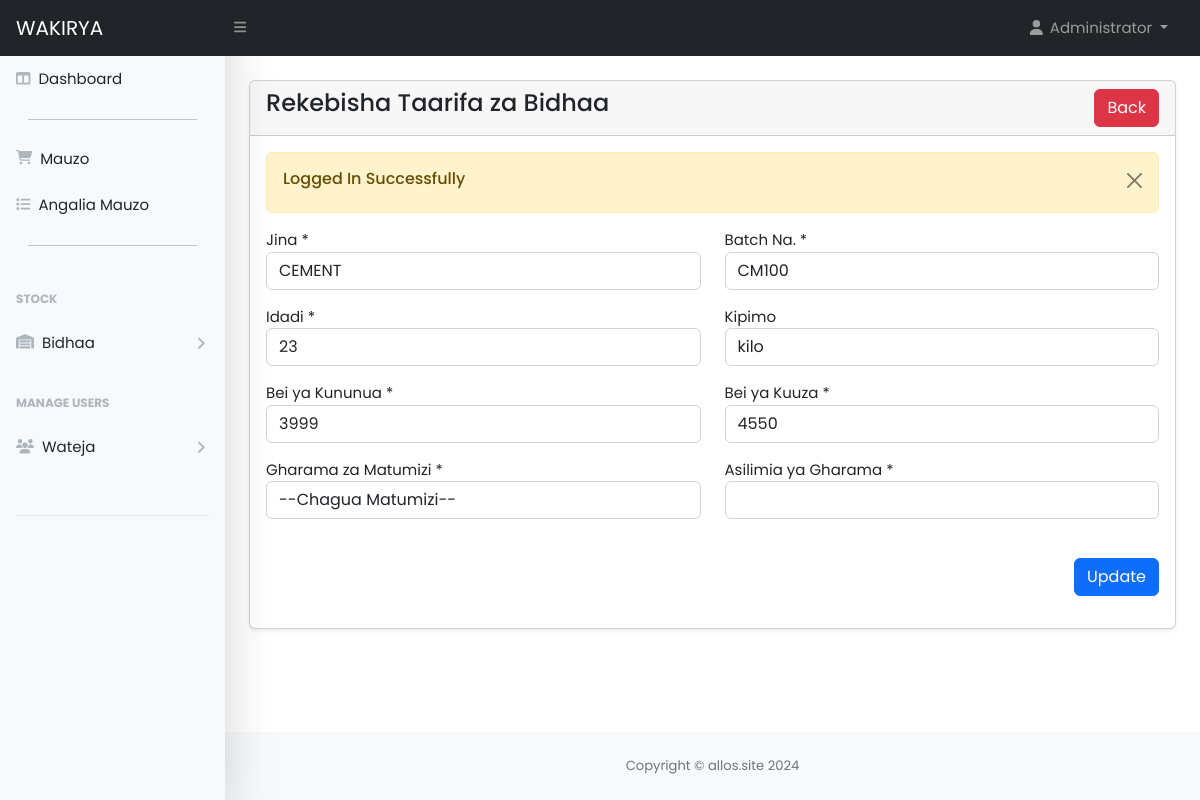
/user/products-edit.php?id=36 (signed in), run on the app's committed database.
### tables this page shows
CREATE TABLE `products` (
  `id` int(11) NOT NULL,
  `name` varchar(255) NOT NULL,
  `batch` varchar(255) NOT NULL,
  `quantity` int(11) NOT NULL,
  `measure` varchar(255) DEFAULT NULL,
  `buy_price` int(11) NOT NULL,
  `sell_price` int(11) NOT NULL,
  `expense` enum('mikopo','wafanyakazi','mengineyo') DEFAULT NULL,
  `expense_percentage` decimal(5,2) DEFAULT NULL,
  `status` tinyint(1) DEFAULT 0 COMMENT '0 = visible, 1 = hidden',
  `created_at` date NOT NULL DEFAULT current_timestamp()
);

### user/products-edit.php (the view, shortened to what this page needs)
<?php include('includes/header.php'); ?>
<div class="container-fluid px-4">
    <div class="card mt-4 shadow-sm">
        <div class="card-header">
            <h4 class="mb-0">Rekebisha Taarifa za Bidhaa
                <a href="products.php" class="btn btn-danger float-end">Back</a>
            </h4>
        </div>
        <div class="card-body">
            <form action="code.php" method="POST" enctype="multipart/form-data">
                <?php
                $paramValue = checkParamId('id');
                $product = getById('products', $paramValue);
                if ($product) {
                    if ($product['status'] == 200) {
                ?>
                        <div class="row">
                            <div class="col-md-6 mb-3">
                                <label for="">Jina *</label>
                                <input type="text" name="name" required value="<?= $product['data']['name']; ?>" class="form-control" />
                            </div>
                            <div class="col-md-6 mb-3">
                                <label for="">Batch Na. *</label>
                                <input type="text" name="batch" required value="<?= $product['data']['batch']; ?>" class="form-control">
                            </div>
                            <div class="col-md-6 mb-3">
                                <label for="">Idadi *</label>
                                <input type="text" name="quantity" required value="<?= $product['data']['quantity']; ?>" class="form-control" />
                            </div>
                            <div class="col-md-6 mb-3">
                                <label for="">Kipimo</label>
                                <input type="text" name="measure" value="<?= $product['data']['measure']; ?>" class="form-control" />
                            </div>
                            <div class="col-md-6 mb-3">
                                <label for="">Bei ya Kununua *</label>
                                <input type="text" name="buy_price" required value="<?= $product['data']['buy_price']; ?>" class="form-control" />
                            </div>
                            <div class="col-md-6 mb-3">
                                <label for="">Bei ya Kuuza *</label>
                                <input type="text" name="sell_price" required value="<?= $product['data']['sell_price']; ?>" class="form-control" />
                            </div>
                        <div class="col-md-6 mb-3">
                        <label for="">Gharama za Matumizi *</label>
                        <select name="expense" required class="form-control">
                            <option value="">--Chagua Matumizi--</option>
                        </select>
                    </div>
                    <div class="col-md-6 mb-3">
                        <label for="">Asilimia ya Gharama *</label>
                        <input type="text" name="expense_percentage" required class="form-control" />
                    </div>
                            <div class="col-md-12 mb-3 text-end">
                                <br />
                                <button type="submit" name="updateProduct" class="btn btn-primary">Update</button>
                            </div>
                        </div>
                <?php
                    } else {
                        echo '<h5>' . $product['message'] . '</h5>';
                    }
                } else {
                    echo '<h5>Something Went Wrong</h5>';
                    return false;
                }
                ?>
            </form>
        </div>
    </div>
</div>
<?php include('includes/footer.php'); ?>

### data on the page
products: name "CEMENT", batch "CM100", quantity "23", measure "kilo", buy_price "3999", sell_price "4550"

### other printed values
$_SESSION['loggedInUser']['name'] "Administrator"
$_SESSION['status'] "Logged In Successfully"
